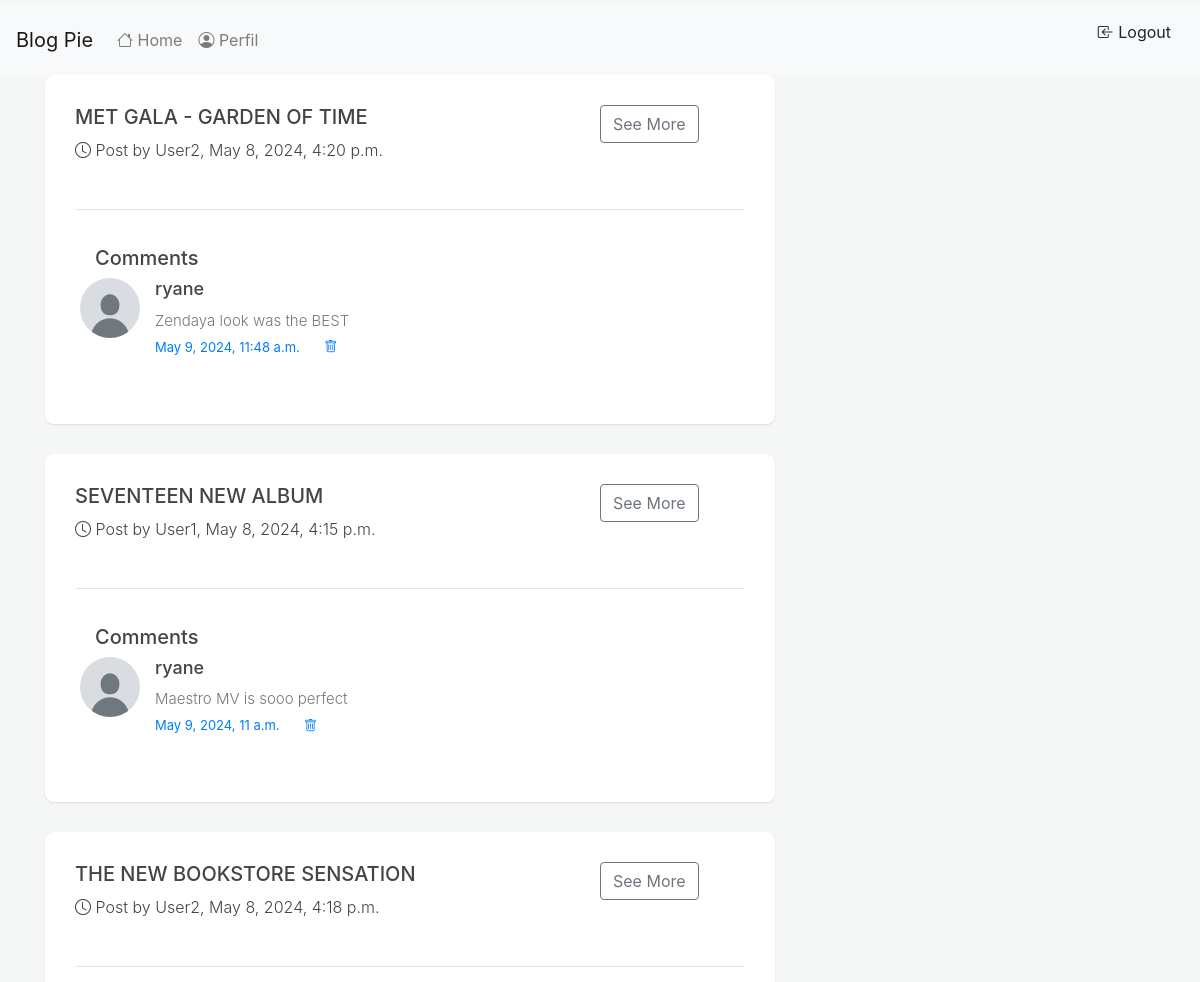
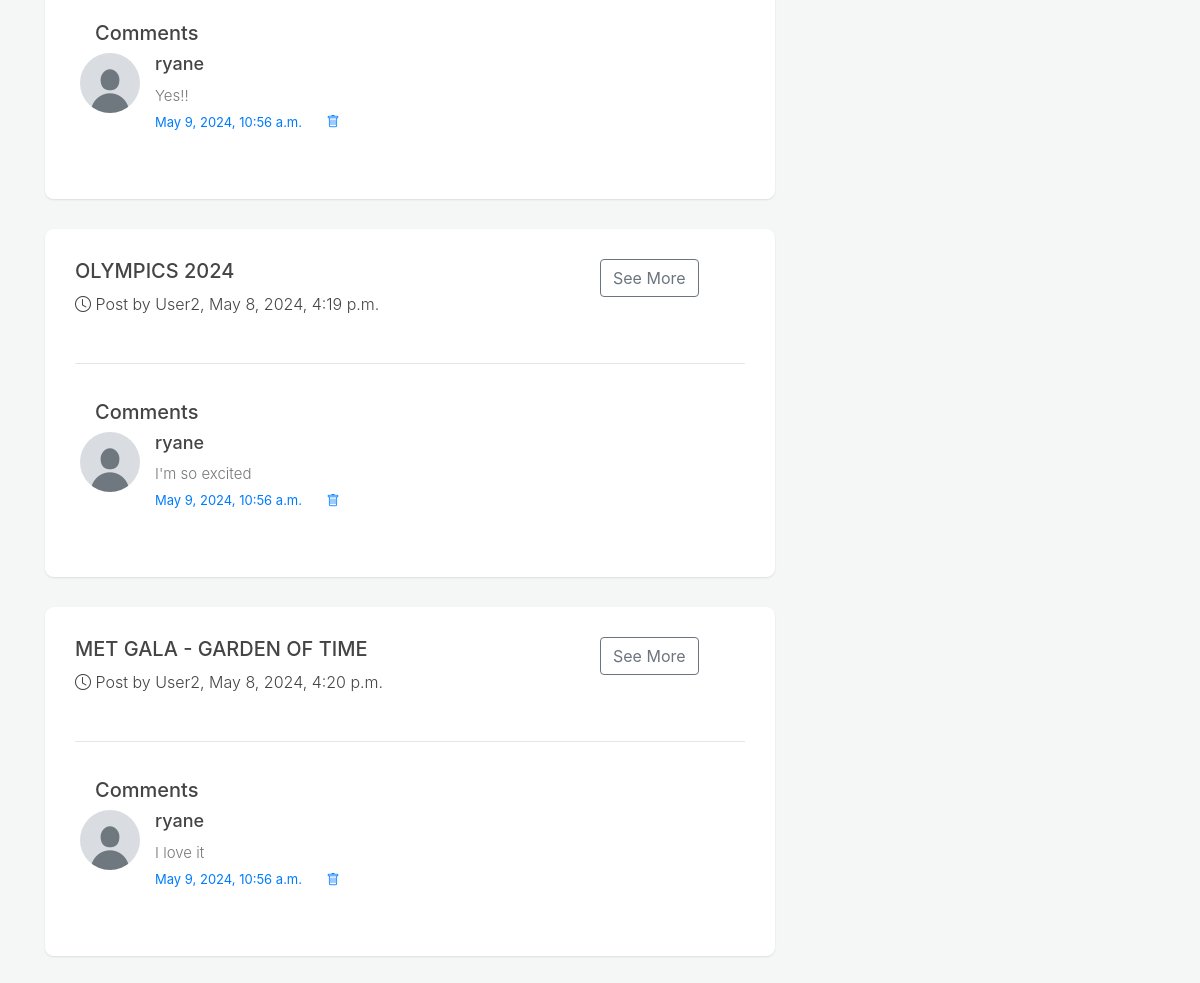
The page /comments/ (signed in) on the database its author committed (2 pictures, top to bottom).
### comments/models.py (models this page shows, shortened)
class Comments(models.Model):
    comment = models.TextField()
    create_at = models.DateTimeField(auto_now_add=True)
    user = models.ForeignKey(get_user_model(), on_delete=models.CASCADE)
    post = models.ForeignKey(Posts, on_delete=models.CASCADE)
    class Meta:
        verbose_name = 'Comment'
        verbose_name_plural = 'Comments'
        ordering = ['id']

### posts/models.py (models this page shows, shortened)
class Posts(models.Model):
    title = models.CharField(max_length=100)
    description = models.TextField()
    image = models.ImageField( upload_to='images/', blank=True)
    create_at = models.DateTimeField(auto_now_add=True)
    user = models.ForeignKey(get_user_model(), on_delete=models.CASCADE)
    category = models.ForeignKey(Categories, blank=True ,null=True , on_delete=models.SET_NULL)
    class Meta:
        verbose_name = 'Post'
        verbose_name_plural = 'Posts'
        ordering = ['id']

### posts/views.py (the view)
# urls.py: path('comments/', my_comments, name='my-comments'),
@login_required
def my_comments(req):
    template_name = 'my-comments.html'
    comments = Comments.objects.all().filter(user=req.user).order_by('-create_at')
    context = {
        'comments': comments
        }
    return render(req, template_name, context)

### posts/templates/my-comments.html
{% extends "base.html" %}
{% block content %}
{% for comment in comments %}
<div class="card single_post">
  <div class="body">
    <div class="row">
      <div class="col-lg-9">
        <h3>{{comment.post.title}}</h3>
        <p><i class="bi bi-clock"></i> Post by {{ comment.post.user }}, {{ comment.post.create_at }}</p>
      </div>
      <div class="col-lg-3">
        <div class="actions">
            <a href="{% url 'post-detail' comment.post_id  %}" class="btn btn-outline-secondary">See More</a>
          </div>
      </div>
    </div>
  </div>
  <div class="footer">
    <hr>
    <div class="header">
        <h5>Comments</h5>
        <ul class="comment-reply list-unstyled">
            <li class="row clearfix">
                <img src="../../media/images/brandmember.jpg" class="rounded-circle" height="60" width="60" alt="Avatar">
                <div class="text-box col-md-10 col-8 p-l-0 p-r0">
                    <h5 class="m-b-0">{{comment.user}}</h5>
                    <p>{{comment.comment}}</p>
                    <ul class="list-inline">
                        <li><a href="javascript:void(0);">{{comment.create_at}}</a></li>
                        {% if comment.user == user %}
                        <li><a href="{% url 'delete-comment' comment.post_id comment.id %}"><i class="bi bi-trash"></i></a></li>
                        {% endif %}
                    </ul>
                </div>
            </li>
        </ul>
    </div>
  </div>
</div>
{% endfor %}
{% endblock content %}

### templates/base.html (shortened to what this page needs)
<html lang="en">
<head>
  <link rel="stylesheet" href="https://cdn.jsdelivr.net/npm/bootstrap@4.5.3/dist/css/bootstrap.min.css">
  <link href="https://maxcdn.bootstrapcdn.com/font-awesome/4.7.0/css/font-awesome.min.css" rel="stylesheet" />
  <link rel="stylesheet" href="https://cdn.jsdelivr.net/npm/bootstrap-icons@1.11.3/font/bootstrap-icons.min.css">
</head>
<body>
    <nav class="navbar navbar-expand-lg navbar-light bg-light">
        <span class="navbar-brand">
            Blog Pie
        </span>
        <div class="collapse navbar-collapse" id="navbarSupportedContent">
            <ul class="navbar-nav mr-auto">
                <li class="nav-item"><a class="nav-link"href="{% url 'home' %}"><i class="bi bi-house"></i> Home</a></li>
                {% if user.is_authenticated %}
                <li class="nav-item"><a class="nav-link" href="{% url 'perfil' %}"><i class="bi bi-person-circle"></i> Perfil</a></li>
            </ul>
            <ul class="navbar-nav navbar-right">
                <li class="nav-item">
                    <form method="post" action="{% url 'logout' %}">
                    <button class="btn" type="submit"><i class="bi bi-box-arrow-in-left"></i> Logout</button>
                    </form>
                </li>
                {% else %}
                <li class="nav-item"><a class="nav-link" href="{% url 'login' %}"><i class="bi bi-box-arrow-in-right"></i> Login</a></li>
                <li class="nav-item"><a class="nav-link" href="{% url 'signup' %}"><i class="bi bi-person-plus"></i> Sign Up</a></li>
                {% endif %}
            </ul>
        </div>
    </nav>
    <div id="main-content" class="blog-page">
        <div class="container">
            <div class="row clearfix">
                <div class="col-lg-8 col-md-12 left-box">
                    {% block content %}
                    {% endblock content %}
                </div>
                <div class="col-lg-4 col-md-12 right-box">
                </div>
            </div>
        </div>
    </div>
</body>
</html>

### templates/base.html (style rules this page uses)
body { background-color: #f4f7f6; margin-top:5px; }
.card { background: #fff; transition: .5s; border: 0; margin-bottom: 30px; border-radius: .55rem; position: relative; width: 100%; box-shadow: 0 1px 2px 0 rgb(0 0 0 / 10%); }
.card .body { color: #444; padding: 20px; font-weight: 400; }
.card .header { color: #444; padding: 20px; position: relative; box-shadow: none; }
.single_post { -webkit-transition: all .4s ease; transition: all .4s ease }
.single_post .body { padding: 30px }
.single_post .footer { padding: 0 30px 30px 30px }
.single_post h3 { font-size: 20px; text-transform: uppercase }
.single_post p { font-size: 16px; line-height: 26px; font-weight: 300; margin: 0 }
.comment-reply li { margin-bottom: 15px }
.comment-reply li:last-child { margin-bottom: none }
.comment-reply li h5 { font-size: 18px }
.comment-reply li p { margin-bottom: 0px; font-size: 15px; color: #777 }
.comment-reply .list-inline li { display: inline-block; margin: 0; padding-right: 20px }
.comment-reply .list-inline li a { font-size: 13px }

### rows shown on the page
Comments: post "MET GALA - GARDEN OF TIME", post.user "User2", post.create_at "May 8, 2024, 4:20 p.m.", user "ryane", comment "Zendaya look was the BEST", create_at "May 9, 2024, 11:48 a.m."
Comments: post "SEVENTEEN NEW ALBUM", post.user "User1", post.create_at "May 8, 2024, 4:15 p.m.", user "ryane", comment "Maestro MV is sooo perfect", create_at "May 9, 2024, 11 a.m."
Comments: post "THE NEW BOOKSTORE SENSATION", post.user "User2", post.create_at "May 8, 2024, 4:18 p.m.", user "ryane", comment "Yes!!", create_at "May 9, 2024, 10:56 a.m."
Comments: post "OLYMPICS 2024", post.user "User2", post.create_at "May 8, 2024, 4:19 p.m.", user "ryane", comment "I'm so excited", create_at "May 9, 2024, 10:56 a.m."
Comments: post "MET GALA - GARDEN OF TIME", post.user "User2", post.create_at "May 8, 2024, 4:20 p.m.", user "ryane", comment "I love it", create_at "May 9, 2024, 10:56 a.m."
